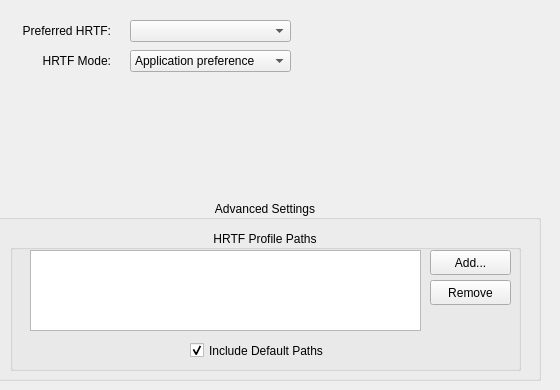
    <widget class="QWidget" name="tab_5">
     <attribute name="title">
      <string>HRTF</string>
     </attribute>
     <widget class="QGroupBox" name="groupBox_2">
      <property name="geometry">
       <rect>
        <x>-10</x>
        <y>200</y>
        <width>551</width>
        <height>181</height>
       </rect>
      </property>
      <property name="title">
       <string>Advanced Settings</string>
      </property>
      <property name="alignment">
       <set>Qt::AlignCenter</set>
      </property>
      <property name="checkable">
       <bool>false</bool>
      </property>
      <property name="checked">
       <bool>false</bool>
      </property>
      <widget class="QGroupBox" name="groupBox_6">
       <property name="geometry">
        <rect>
         <x>20</x>
         <y>30</y>
         <width>511</width>
         <height>141</height>
        </rect>
       </property>
       <property name="title">
        <string>HRTF Profile Paths</string>
       </property>
       <property name="alignment">
        <set>Qt::AlignCenter</set>
       </property>
       <widget class="QListWidget" name="hrtfFileList">
        <property name="geometry">
         <rect>
          <x>20</x>
          <y>20</y>
          <width>391</width>
          <height>81</height>
         </rect>
        </property>
        <property name="toolTip">
         <string>A list of additional paths containing HRTF data sets.</string>
        </property>
        <property name="dragDropMode">
         <enum>QAbstractItemView::InternalMove</enum>
        </property>
        <property name="alternatingRowColors">
         <bool>true</bool>
        </property>
        <property name="selectionMode">
         <enum>QAbstractItemView::ExtendedSelection</enum>
        </property>
        <property name="textElideMode">
         <enum>Qt::ElideNone</enum>
        </property>
       </widget>
       <widget class="QPushButton" name="hrtfAddButton">
        <property name="geometry">
         <rect>
          <x>420</x>
          <y>20</y>
          <width>81</width>
          <height>25</height>
         </rect>
        </property>
        <property name="text">
         <string>Add...</string>
        </property>
        <property name="icon">
         <iconset theme="list-add">
          <normaloff/>
         </iconset>
        </property>
        <property name="flat">
         <bool>false</bool>
        </property>
       </widget>
       <widget class="QCheckBox" name="defaultHrtfPathsCheckBox">
        <property name="geometry">
         <rect>
          <x>180</x>
          <y>110</y>
          <width>151</width>
          <height>21</height>
         </rect>
        </property>
        <property name="toolTip">
         <string>Include the default system paths in addition to any
listed above.</string>
        </property>
        <property name="text">
         <string>Include Default Paths</string>
        </property>
        <property name="checked">
         <bool>true</bool>
        </property>
       </widget>
       <widget class="QPushButton" name="hrtfRemoveButton">
        <property name="geometry">
         <rect>
          <x>420</x>
          <y>50</y>
          <width>81</width>
          <height>25</height>
         </rect>
        </property>
        <property name="text">
         <string>Remove</string>
        </property>
        <property name="icon">
         <iconset theme="list-remove">
          <normaloff/>
         </iconset>
        </property>
       </widget>
      </widget>
     </widget>
     <widget class="QLabel" name="label_16">
      <property name="geometry">
       <rect>
        <x>40</x>
        <y>50</y>
        <width>71</width>
        <height>21</height>
       </rect>
      </property>
      <property name="text">
       <string>HRTF Mode:</string>
      </property>
      <property name="alignment">
       <set>Qt::AlignRight|Qt::AlignTrailing|Qt::AlignVCenter</set>
      </property>
     </widget>
     <widget class="QComboBox" name="hrtfStateComboBox">
      <property name="geometry">
       <rect>
        <x>130</x>
        <y>50</y>
        <width>161</width>
        <height>22</height>
       </rect>
      </property>
      <property name="toolTip">
       <string>Forces HRTF processing on or off, or leaves it to the
application or system to determine if it should be used.</string>
      </property>
      <property name="sizeAdjustPolicy">
       <enum>QComboBox::AdjustToContentsOnFirstShow</enum>
      </property>
      <item>
       <property name="text">
        <string>Application preference</string>
       </property>
      </item>
      <item>
       <property name="text">
        <string>Force on</string>
       </property>
      </item>
      <item>
       <property name="text">
        <string>Force off</string>
       </property>
      </item>
     </widget>
     <widget class="QLabel" name="label_12">
      <property name="geometry">
       <rect>
        <x>20</x>
        <y>20</y>
        <width>91</width>
        <height>21</height>
       </rect>
      </property>
      <property name="text">
       <string>Preferred HRTF:</string>
      </property>
      <property name="alignment">
       <set>Qt::AlignRight|Qt::AlignTrailing|Qt::AlignVCenter</set>
      </property>
     </widget>
     <widget class="QComboBox" name="preferredHrtfComboBox">
      <property name="geometry">
       <rect>
        <x>130</x>
        <y>20</y>
        <width>161</width>
        <height>22</height>
       </rect>
      </property>
      <property name="toolTip">
       <string>The default HRTF to use if the application doesn't request one.</string>
      </property>
     </widget>
    </widget>
